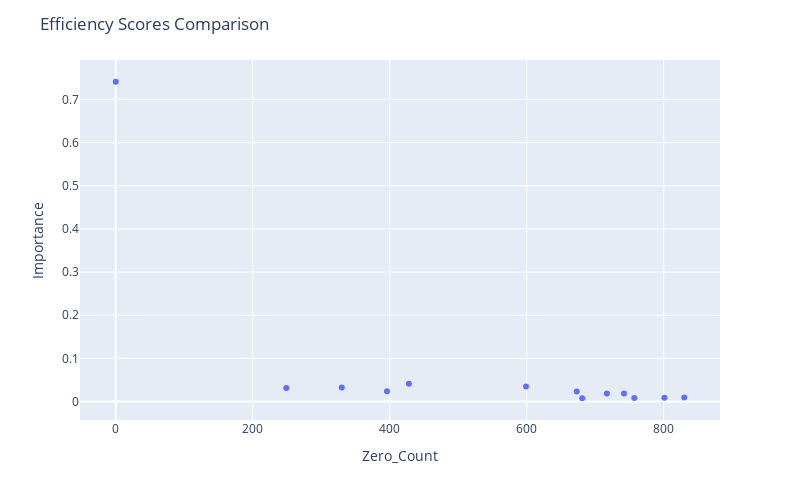

The notebook cell this image was saved under:
### Code cell
fig = px.scatter(df_merged, x="Zero_Count", y="Importance",
                hover_data=["Feature Name"])

fig.update_layout(
    autosize=False,
    width=800,
    height=500,
    title_text=f"Efficiency Scores Comparison",
)

fig.show()

### Figure 1 — Plotly figure (JSON) as saved in the notebook; plotly's stock layout.template omitted (floating-point values rounded to 4 significant figures)
{"data": [{"customdata": [["Output 01"], ["Input 08"], ["Input 09"], ["Input 01"], ["Input 03"], ["Input 06"], ["Input 07"], ["Input 11"], ["Input 04"], ["Input 10"], ["Input 02"], ["Input 12"], ["Input 05"]], "hovertemplate": "Zero_Count=%{x}<br>Importance=%{y}<br>Feature Name=%{customdata[0]}<extra></extra>", "legendgroup": "", "marker": {"color": "#636efa", "symbol": "circle"}, "mode": "markers", "name": "", "orientation": "v", "showlegend": false, "type": "scatter", "x": [0, 428, 599, 330, 249, 396, 673, 742, 717, 830, 801, 757, 681], "xaxis": "x", "y": [0.741, 0.04129, 0.0351, 0.03264, 0.03123, 0.02421, 0.02317, 0.01886, 0.01868, 0.009337, 0.008764, 0.008022, 0.007718], "yaxis": "y"}], "layout": {"autosize": false, "height": 500, "legend": {"tracegroupgap": 0}, "margin": {"t": 60}, "title": {"text": "Efficiency Scores Comparison"}, "width": 800, "xaxis": {"anchor": "y", "autorange": true, "domain": [0, 1], "range": [-52.19, 882.2], "title": {"text": "Zero_Count"}, "type": "linear"}, "yaxis": {"anchor": "x", "autorange": true, "domain": [0, 1], "range": [-0.04267, 0.7914], "title": {"text": "Importance"}, "type": "linear"}}}
